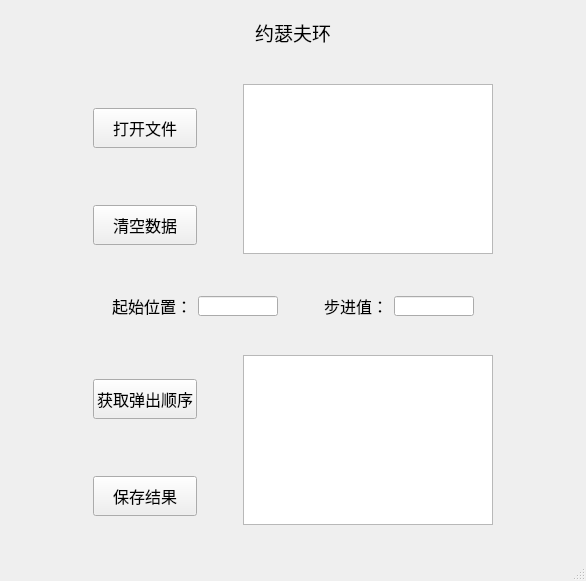
<?xml version="1.0" encoding="UTF-8"?>
<ui version="4.0">
 <class>MainWindow</class>
 <widget class="QMainWindow" name="MainWindow">
  <property name="geometry">
   <rect>
    <x>0</x>
    <y>0</y>
    <width>586</width>
    <height>581</height>
   </rect>
  </property>
  <property name="windowTitle">
   <string>MainWindow</string>
  </property>
  <widget class="QWidget" name="centralwidget">
   <layout class="QVBoxLayout" name="verticalLayout">
    <item>
     <widget class="QWidget" name="widget_2" native="true">
      <property name="sizePolicy">
       <sizepolicy hsizetype="Preferred" vsizetype="Fixed">
        <horstretch>0</horstretch>
        <verstretch>0</verstretch>
       </sizepolicy>
      </property>
      <layout class="QHBoxLayout" name="horizontalLayout">
       <item>
        <spacer name="horizontalSpacer">
         <property name="orientation">
          <enum>Qt::Horizontal</enum>
         </property>
         <property name="sizeHint" stdset="0">
          <size>
           <width>40</width>
           <height>20</height>
          </size>
         </property>
        </spacer>
       </item>
       <item>
        <widget class="QLabel" name="label">
         <property name="font">
          <font>
           <family>微软雅黑</family>
           <pointsize>14</pointsize>
          </font>
         </property>
         <property name="text">
          <string>约瑟夫环</string>
         </property>
        </widget>
       </item>
       <item>
        <spacer name="horizontalSpacer_2">
         <property name="orientation">
          <enum>Qt::Horizontal</enum>
         </property>
         <property name="sizeHint" stdset="0">
          <size>
           <width>40</width>
           <height>20</height>
          </size>
         </property>
        </spacer>
       </item>
      </layout>
     </widget>
    </item>
    <item>
     <widget class="QWidget" name="widget" native="true">
      <property name="sizePolicy">
       <sizepolicy hsizetype="Preferred" vsizetype="Preferred">
        <horstretch>0</horstretch>
        <verstretch>0</verstretch>
       </sizepolicy>
      </property>
      <layout class="QGridLayout" name="gridLayout">
       <item row="0" column="3" rowspan="2">
        <widget class="QTextEdit" name="datas_textEdit">
         <property name="sizePolicy">
          <sizepolicy hsizetype="Expanding" vsizetype="Preferred">
           <horstretch>0</horstretch>
           <verstretch>0</verstretch>
          </sizepolicy>
         </property>
         <property name="minimumSize">
          <size>
           <width>250</width>
           <height>170</height>
          </size>
         </property>
         <property name="maximumSize">
          <size>
           <width>250</width>
           <height>170</height>
          </size>
         </property>
        </widget>
       </item>
       <item row="0" column="1">
        <widget class="QPushButton" name="openfile_pushButton">
         <property name="sizePolicy">
          <sizepolicy hsizetype="Fixed" vsizetype="Fixed">
           <horstretch>0</horstretch>
           <verstretch>0</verstretch>
          </sizepolicy>
         </property>
         <property name="minimumSize">
          <size>
           <width>104</width>
           <height>40</height>
          </size>
         </property>
         <property name="maximumSize">
          <size>
           <width>104</width>
           <height>40</height>
          </size>
         </property>
         <property name="font">
          <font>
           <family>Agency FB</family>
           <pointsize>12</pointsize>
          </font>
         </property>
         <property name="text">
          <string>打开文件</string>
         </property>
        </widget>
       </item>
       <item row="1" column="0">
        <spacer name="horizontalSpacer_4">
         <property name="orientation">
          <enum>Qt::Horizontal</enum>
         </property>
         <property name="sizeHint" stdset="0">
          <size>
           <width>40</width>
           <height>20</height>
          </size>
         </property>
        </spacer>
       </item>
       <item row="0" column="4">
        <spacer name="horizontalSpacer_6">
         <property name="orientation">
          <enum>Qt::Horizontal</enum>
         </property>
         <property name="sizeHint" stdset="0">
          <size>
           <width>40</width>
           <height>20</height>
          </size>
         </property>
        </spacer>
       </item>
       <item row="1" column="2">
        <spacer name="horizontalSpacer_7">
         <property name="orientation">
          <enum>Qt::Horizontal</enum>
         </property>
         <property name="sizeType">
          <enum>QSizePolicy::Fixed</enum>
         </property>
         <property name="sizeHint" stdset="0">
          <size>
           <width>40</width>
           <height>20</height>
          </size>
         </property>
        </spacer>
       </item>
       <item row="0" column="0">
        <spacer name="horizontalSpacer_3">
         <property name="orientation">
          <enum>Qt::Horizontal</enum>
         </property>
         <property name="sizeHint" stdset="0">
          <size>
           <width>40</width>
           <height>20</height>
          </size>
         </property>
        </spacer>
       </item>
       <item row="1" column="1">
        <widget class="QPushButton" name="cleardata_pushButton">
         <property name="minimumSize">
          <size>
           <width>104</width>
           <height>40</height>
          </size>
         </property>
         <property name="maximumSize">
          <size>
           <width>104</width>
           <height>40</height>
          </size>
         </property>
         <property name="font">
          <font>
           <family>Agency FB</family>
           <pointsize>12</pointsize>
          </font>
         </property>
         <property name="text">
          <string>清空数据</string>
         </property>
        </widget>
       </item>
       <item row="0" column="2">
        <spacer name="horizontalSpacer_5">
         <property name="orientation">
          <enum>Qt::Horizontal</enum>
         </property>
         <property name="sizeType">
          <enum>QSizePolicy::Fixed</enum>
         </property>
         <property name="sizeHint" stdset="0">
          <size>
           <width>40</width>
           <height>20</height>
          </size>
         </property>
        </spacer>
       </item>
      </layout>
     </widget>
    </item>
    <item>
     <widget class="QWidget" name="widget_3" native="true">
      <property name="sizePolicy">
       <sizepolicy hsizetype="Preferred" vsizetype="Fixed">
        <horstretch>0</horstretch>
        <verstretch>0</verstretch>
       </sizepolicy>
      </property>
      <layout class="QHBoxLayout" name="horizontalLayout_2">
       <item>
        <spacer name="horizontalSpacer_13">
         <property name="orientation">
          <enum>Qt::Horizontal</enum>
         </property>
         <property name="sizeHint" stdset="0">
          <size>
           <width>40</width>
           <height>20</height>
          </size>
         </property>
        </spacer>
       </item>
       <item>
        <widget class="QLabel" name="label_2">
         <property name="font">
          <font>
           <family>Agency FB</family>
           <pointsize>12</pointsize>
          </font>
         </property>
         <property name="text">
          <string>起始位置：</string>
         </property>
        </widget>
       </item>
       <item>
        <widget class="QLineEdit" name="start_point">
         <property name="minimumSize">
          <size>
           <width>80</width>
           <height>20</height>
          </size>
         </property>
         <property name="maximumSize">
          <size>
           <width>80</width>
           <height>20</height>
          </size>
         </property>
         <property name="text">
          <string/>
         </property>
        </widget>
       </item>
       <item>
        <spacer name="horizontalSpacer_14">
         <property name="orientation">
          <enum>Qt::Horizontal</enum>
         </property>
         <property name="sizeType">
          <enum>QSizePolicy::Fixed</enum>
         </property>
         <property name="sizeHint" stdset="0">
          <size>
           <width>40</width>
           <height>20</height>
          </size>
         </property>
        </spacer>
       </item>
       <item>
        <widget class="QLabel" name="label_3">
         <property name="font">
          <font>
           <family>Agency FB</family>
           <pointsize>12</pointsize>
          </font>
         </property>
         <property name="text">
          <string>步进值：</string>
         </property>
        </widget>
       </item>
       <item>
        <widget class="QLineEdit" name="step">
         <property name="minimumSize">
          <size>
           <width>80</width>
           <height>20</height>
          </size>
         </property>
         <property name="maximumSize">
          <size>
           <width>80</width>
           <height>20</height>
          </size>
         </property>
        </widget>
       </item>
       <item>
        <spacer name="horizontalSpacer_15">
         <property name="orientation">
          <enum>Qt::Horizontal</enum>
         </property>
         <property name="sizeHint" stdset="0">
          <size>
           <width>40</width>
           <height>20</height>
          </size>
         </property>
        </spacer>
       </item>
      </layout>
     </widget>
    </item>
    <item>
     <widget class="QWidget" name="widget_4" native="true">
      <layout class="QGridLayout" name="gridLayout_2">
       <item row="0" column="3" rowspan="2">
        <widget class="QTextEdit" name="results_textEdit">
         <property name="minimumSize">
          <size>
           <width>250</width>
           <height>170</height>
          </size>
         </property>
         <property name="maximumSize">
          <size>
           <width>250</width>
           <height>170</height>
          </size>
         </property>
        </widget>
       </item>
       <item row="1" column="2">
        <spacer name="horizontalSpacer_11">
         <property name="orientation">
          <enum>Qt::Horizontal</enum>
         </property>
         <property name="sizeType">
          <enum>QSizePolicy::Fixed</enum>
         </property>
         <property name="sizeHint" stdset="0">
          <size>
           <width>40</width>
           <height>20</height>
          </size>
         </property>
        </spacer>
       </item>
       <item row="0" column="4">
        <spacer name="horizontalSpacer_12">
         <property name="orientation">
          <enum>Qt::Horizontal</enum>
         </property>
         <property name="sizeHint" stdset="0">
          <size>
           <width>40</width>
           <height>20</height>
          </size>
         </property>
        </spacer>
       </item>
       <item row="0" column="2">
        <spacer name="horizontalSpacer_8">
         <property name="orientation">
          <enum>Qt::Horizontal</enum>
         </property>
         <property name="sizeType">
          <enum>QSizePolicy::Fixed</enum>
         </property>
         <property name="sizeHint" stdset="0">
          <size>
           <width>40</width>
           <height>20</height>
          </size>
         </property>
        </spacer>
       </item>
       <item row="0" column="0">
        <spacer name="horizontalSpacer_9">
         <property name="orientation">
          <enum>Qt::Horizontal</enum>
         </property>
         <property name="sizeHint" stdset="0">
          <size>
           <width>40</width>
           <height>20</height>
          </size>
         </property>
        </spacer>
       </item>
       <item row="1" column="0">
        <spacer name="horizontalSpacer_10">
         <property name="orientation">
          <enum>Qt::Horizontal</enum>
         </property>
         <property name="sizeHint" stdset="0">
          <size>
           <width>40</width>
           <height>20</height>
          </size>
         </property>
        </spacer>
       </item>
       <item row="1" column="1">
        <widget class="QPushButton" name="save_results_pushbutton">
         <property name="minimumSize">
          <size>
           <width>104</width>
           <height>40</height>
          </size>
         </property>
         <property name="maximumSize">
          <size>
           <width>104</width>
           <height>40</height>
          </size>
         </property>
         <property name="font">
          <font>
           <family>Agency FB</family>
           <pointsize>12</pointsize>
          </font>
         </property>
         <property name="text">
          <string>保存结果</string>
         </property>
        </widget>
       </item>
       <item row="0" column="1">
        <widget class="QPushButton" name="get_out_order_pushbutton">
         <property name="minimumSize">
          <size>
           <width>104</width>
           <height>40</height>
          </size>
         </property>
         <property name="maximumSize">
          <size>
           <width>104</width>
           <height>40</height>
          </size>
         </property>
         <property name="font">
          <font>
           <family>Agency FB</family>
           <pointsize>12</pointsize>
          </font>
         </property>
         <property name="text">
          <string>获取弹出顺序</string>
         </property>
        </widget>
       </item>
      </layout>
     </widget>
    </item>
   </layout>
  </widget>
  <widget class="QStatusBar" name="statusbar"/>
 </widget>
 <resources/>
 <connections/>
</ui>
